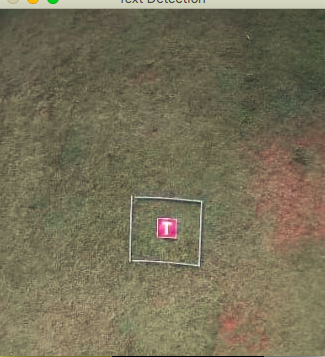
#> input picture OpenCV/t_shape.png, 325 x 357 px
$ python assignment2_1.py
#> lines starting #> are read from the running program, lines starting #| are printed output that depends on the picture
import cv2
import numpy as np
import matplotlib.pyplot as plt

img = cv2.imread("t_shape.png")
#> img is the input picture: shape (357, 325, 3); mean B, G, R 87.1, 111.5, 117.7
rows,coloums,channels = img.shape
#> rows = 357; coloums = 325; channels = 3
M1 = np.float32([[1,0,50],[0,1,50]])
trans1 = cv2.warpAffine(img,M1,(coloums,rows))
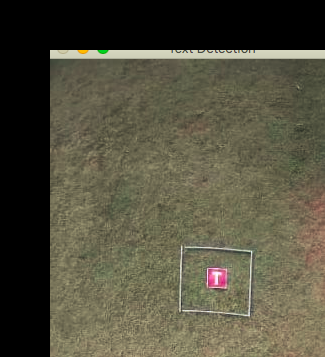
#> trans1: shape (357, 325, 3); mean B, G, R 62.7, 80.1, 83.3
M2 = np.float32([[1,0,0],[0,1,100]])
trans2 = cv2.warpAffine(img,M2,(coloums,rows))
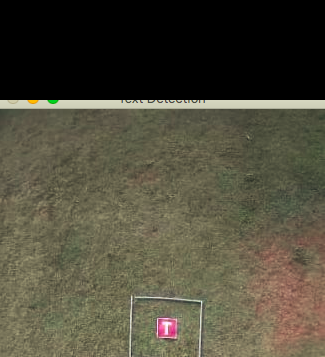
#> trans2: shape (357, 325, 3); mean B, G, R 59.9, 76.1, 79.8
M3 = np.float32([[1,0,50],[0,1,-50]])
trans3 = cv2.warpAffine(img,M3,(coloums,rows))
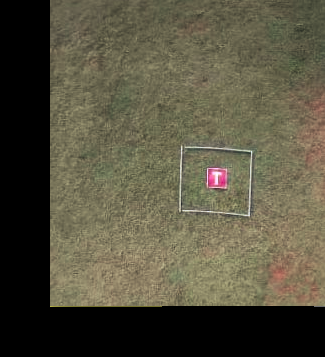
#> trans3: shape (357, 325, 3); mean B, G, R 63.7, 82.3, 86.7
M4 = np.float32([[1,0,-50],[0,1,-50]])
trans4 = cv2.warpAffine(img,M4,(coloums,rows))
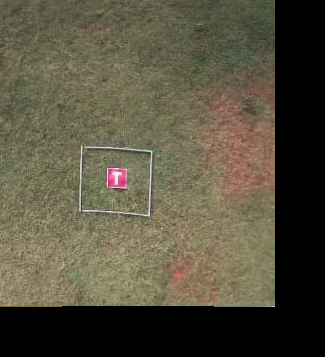
#> trans4: shape (357, 325, 3); mean B, G, R 63.2, 81.4, 86.9


M5 = cv2.getRotationMatrix2D((coloums/2,rows/2),45,1)
rot1 = cv2.warpAffine(img,M5,(coloums,rows))
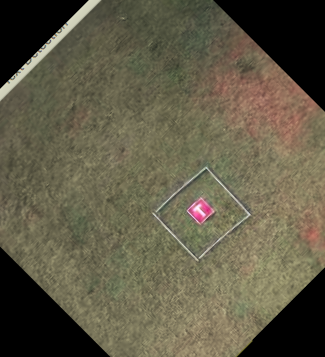
#> rot1: shape (357, 325, 3); mean B, G, R 71.1, 91.1, 96.5
M6 = cv2.getRotationMatrix2D((coloums/2,rows/2),90,1)
rot2 = cv2.warpAffine(img,M6,(coloums,rows))
M7 = cv2.getRotationMatrix2D((coloums/2,rows/2),180,1)
rot3 = cv2.warpAffine(img,M7,(coloums,rows))
M8 = cv2.getRotationMatrix2D((coloums/2,rows/2),135,1)
rot4 = cv2.warpAffine(img,M8,(coloums,rows))
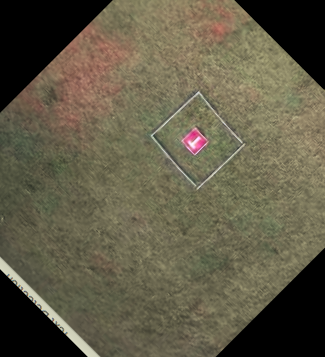
#> rot4: shape (357, 325, 3); mean B, G, R 71.3, 91.3, 96.9


blur1 = cv2.blur(img,(3,3))
blur2 = cv2.GaussianBlur(img,(3,3),0)


fig, axs = plt.subplots(2, 5)
axs[0,0].imshow(cv2.cvtColor(trans1,cv2.COLOR_BGR2RGB))
axs[0,1].imshow(cv2.cvtColor(trans2,cv2.COLOR_BGR2RGB))
axs[0,2].imshow(cv2.cvtColor(trans3,cv2.COLOR_BGR2RGB))
axs[0,3].imshow(cv2.cvtColor(trans4,cv2.COLOR_BGR2RGB))
axs[0,4].imshow(cv2.cvtColor(rot1,cv2.COLOR_BGR2RGB))
axs[1,0].imshow(cv2.cvtColor(rot2,cv2.COLOR_BGR2RGB))
axs[1,1].imshow(cv2.cvtColor(rot3,cv2.COLOR_BGR2RGB))
axs[1,2].imshow(cv2.cvtColor(rot4,cv2.COLOR_BGR2RGB))
axs[1,3].imshow(cv2.cvtColor(blur1,cv2.COLOR_BGR2RGB))
axs[1,4].imshow(cv2.cvtColor(blur2,cv2.COLOR_BGR2RGB))
plt.show()
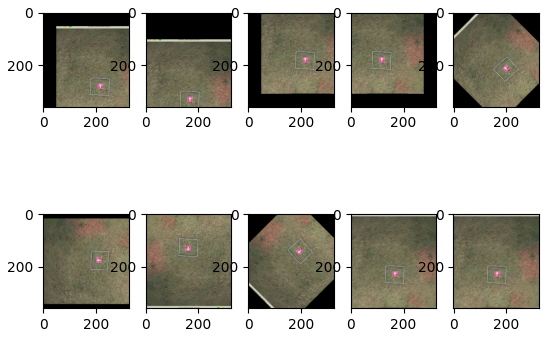
#> figure drawn by matplotlib, 10 panels
